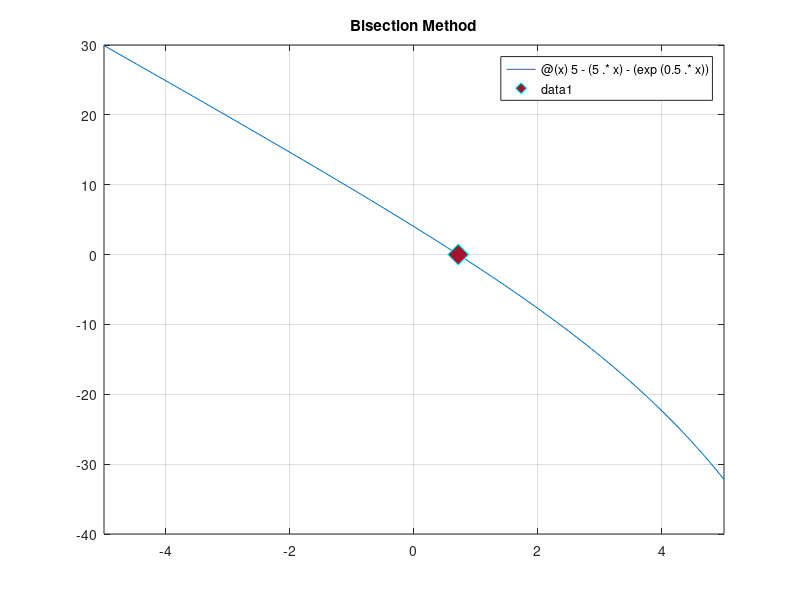

Source code (MATLAB):
f = @(x) 5-(5.*x)-(exp(0.5.*x));

l_bracket = 0; r_bracket = 5;

error = 2;
iter = 100;   
h0 = 999;
while iter
    fl = f(l_bracket);
    fr = f(r_bracket);
    if fl * fr < 0
        h = ((r_bracket + l_bracket) / 2);
        fh = f(h);
        if fl * fh < 0
            r_bracket = h;
        elseif fr * fh < 0
            l_bracket = h;
        end
    else
        fprintf("Error: root not in brackets\n");
        break
    end
    if abs((h - h0)/h * 100) < error
        root = h;
        break
    end
    iter = iter - 1;
    h0 = h;
end

fplot(f);
hold on;
grid on;
title('Bisection Method') 

plot(root, f(root), 'cd', 'MarkerSize', 15, 'MarkerFaceColor',[0.6350 0.0780 0.1840]);
